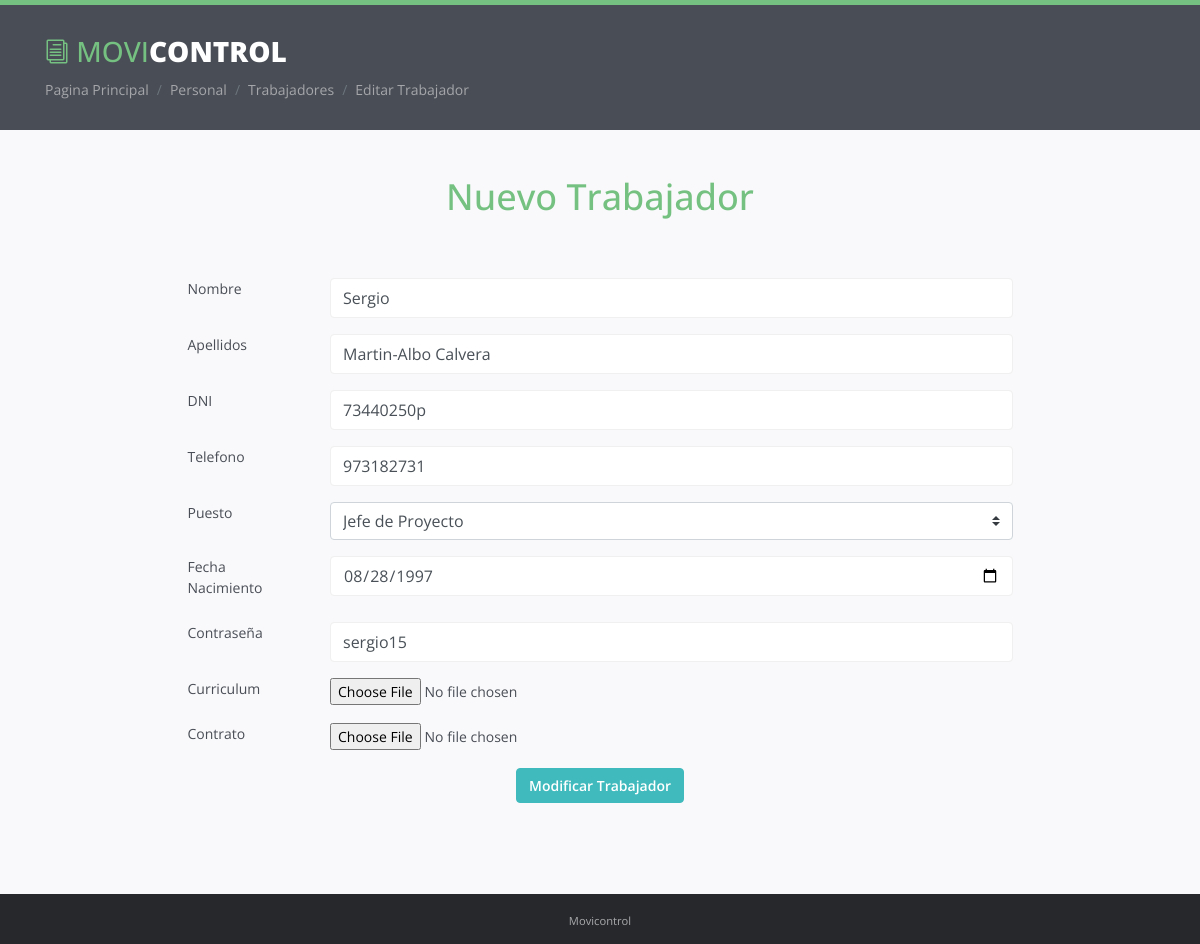
The app's page /Personal/trabajadores/editTrabajador.php?dni=73440250p (signed in) with its own data.
### tables this page shows
CREATE TABLE `trabajadores` (
  `dni` varchar(9) NOT NULL,
  `nombre` varchar(20) NOT NULL,
  `apellido` varchar(60) NOT NULL,
  `telefono` varchar(9) NOT NULL,
  `fecNac` date NOT NULL,
  `password` varchar(30) NOT NULL,
  `idPuesto` int(11) NOT NULL,
  `curriculum` text NOT NULL,
  `contrato` text NOT NULL
);

### Personal/trabajadores/editTrabajador.php (the view, shortened to what this page needs)
<?php
include("../../conexion.php");
$dni = $_GET['dni'];
?>
<!DOCTYPE html>
<html lang="en">
<head>
    <link rel="stylesheet" href="../../assets/plugins/bootstrap/css/bootstrap.min.css">
    <link rel="stylesheet" href="../../assets/plugins/prism/prism.css">
    <link rel="stylesheet" href="../../assets/plugins/lightbox/dist/ekko-lightbox.css">
    <link rel="stylesheet" href="../../assets/plugins/elegant_font/css/style.css">
    <link id="theme-style" rel="stylesheet" href="../../assets/css/styles.css">
</head>
<body class="body-green">
        <header id="header" class="header">
            <div class="container">
                <div class="branding">
                    <h1 class="logo">
                        <a href="../../principal.php">
                            <span aria-hidden="true" class="icon_documents_alt icon"></span>
                            <span class="text-highlight">Movi</span><span class="text-bold">Control</span>
                        </a>
                    </h1>
                </div>
                <ol class="breadcrumb">
                    <li class="breadcrumb-item"><a href="../../principal.php">Pagina Principal</a></li>
                    <li class="breadcrumb-item"><a href="../menuPersonal.php">Personal</a></li>
                    <li class="breadcrumb-item"><a href="../verTrabajadores.php">Trabajadores</a></li>
                    <li class="breadcrumb-item active">Editar Trabajador</a></li>
                </ol>
            </div>
        </header>
        <div class="doc-wrapper">
            <div class="container">
                <div id="doc-header" class="doc-header text-center">
                    <h1 class="doc-title">Nuevo Trabajador</h1>
                </div>
                <div class="doc-body row justify-content-md-center" >
                    <div class="doc-content col-md-9 col-12 order-1">
                        <div class="content-inner">
                            <section id="dashboards" class="doc-section">
                                <div class="section-block">
                                    <form name="edit" method="POST" action="editTrabajadorBD.php">
                                        <?php
                                            $sql = "SELECT * FROM trabajadores WHERE dni = '$dni'";
                                            $registros=mysqli_query($conexion,$sql);
                                            while ($linea=mysqli_fetch_array($registros))
                                            {
                                                ?>
                                            <div class="form-group row justify-content-md-center">
                                                <label  class="col-sm-2 form-control-label">Nombre</label>
                                                <div class="col-sm-10">
                                                    <input type="text" class="form-control" name="nombre" value="<?php echo $linea['nombre'] ?>">
                                                </div>
                                            </div>
                                            <div class="form-group row justify-content-md-center">
                                                <label  class="col-sm-2 form-control-label">Apellidos</label>
                                                <div class="col-sm-10">
                                                    <input type="text" class="form-control" name="apellidos" value="<?php echo $linea['apellido'] ?>">
                                                </div>
                                            </div>
                                            <div class="form-group row justify-content-md-center">
                                                <label  class="col-sm-2 form-control-label">DNI</label>
                                                <div class="col-sm-10">
                                                    <input type="text" class="form-control" name="dni" value="<?php echo $linea['dni'] ?>" >
                                                </div>
                                            </div>
                                            <div class="form-group row justify-content-md-center">
                                                <label  class="col-sm-2 form-control-label">Telefono</label>
                                                <div class="col-sm-10">
                                                    <input type="text" class="form-control" name="telefono" value="<?php echo $linea['telefono'] ?>">
                                                </div>
                                            </div>
                                            <div class="form-group row justify-content-md-center">
                                                <label  class="col-sm-2 form-control-label">Puesto</label>
                                                <div class="col-sm-10">
                                                    <select class="custom-select" name="puesto">
                                                        <?php
                                                            $sqlPuesto = "SELECT * FROM puestos";
                                                             $registrosPuesto=mysqli_query($conexion,$sqlPuesto);
                                                             while ($lineaPuesto=mysqli_fetch_array($registrosPuesto)) {
                                                                if ($linea['idPuesto'] != $lineaPuesto['idPuesto']) {
                                                                    echo "
                                                                    <option value='$lineaPuesto[idPuesto]'>$lineaPuesto[puesto]</option>";
                                                                }else{
                                                                    echo "<option value='$lineaPuesto[idPuesto]' selected>$lineaPuesto[puesto]</option>";
                                                                }
                                                             }
                                                         ?>
                                                    </select>
                                                </div>
                                            </div>
                                            <div class="form-group row justify-content-md-center">
                                                <label  class="col-sm-2 form-control-label">Fecha Nacimiento</label>
                                                <div class="col-sm-10">
                                                    <input type="date" class="form-control" id="date"  name="fecNac" value="<?php echo $linea['fecNac'] ?>">
                                                </div>
                                            </div>
                                            <div class="form-group row justify-content-md-center">
                                                <label  class="col-sm-2 form-control-label">Contraseña</label>
                                                <div class="col-sm-10">
                                                    <input type="text" class="form-control"  name="pass" value="<?php echo $linea['password'] ?>">
                                                </div>
                                            </div>
                                            <div class="form-group row justify-content-md-center">
                                                <label  class="col-sm-2 form-control-label">Curriculum</label>
                                                <div class="col-sm-10">
                                                    <input type="file" id="file" name="curriculum"  value="<?php echo $linea['curriculum'] ?>" />
                                                </div>
                                            </div>
                                            <div class="form-group row justify-content-md-center">
                                                <label for="inputEmail3" class="col-sm-2 form-control-label">Contrato</label>
                                                <div class="col-sm-10">
                                                     <input type="file" id="file" name="contrato"   value="<?php echo $linea['contrato'] ?>" />
                                                </div>
                                            </div>
                                            <div class="form-group row justify-content-md-center">
                                                <div class="col-sm-offset-6 ">
                                                    <button type="submit" class="btn btn-primary">Modificar Trabajador</button>
                                                </div>
                                            </div>
                                        <?php
                                            }
                                        ?>
                                    </form>
                                </div>
                            </section>
                        </div>
                    </div>
                </div>
            </div>
        </div>
    <footer id="footer" class="footer text-center">
        <div class="container">
            <small class="copyright">Movicontrol</small>
        </div>
    </footer>
</body>
</html>

### assets/css/styles.css (style rules this page uses)
body { font-family: 'Open Sans', arial, sans-serif; color: #494d55; font-size: 14px; -webkit-font-smoothing: antialiased; -moz-osx-font-smoothing: grayscale; }
html, body { height: 100%; }
.footer { height: 50px; }
a { color: #3aa7aa; -webkit-transition: all 0.4s ease-in-out; -moz-transition: all 0.4s ease-in-out; -ms-transition: all 0.4s ease-in-out; -o-transition: all 0.4s ease-in-out; }
.btn, a.btn { -webkit-transition: all 0.4s ease-in-out; -moz-transition: all 0.4s ease-in-out; -ms-transition: all 0.4s ease-in-out; -o-transition: all 0.4s ease-in-out; font-weight: 600; font-size: 14px; line-height: 1.5; }
.btn-primary, a.btn-primary { background: #40babd; border: 1px solid #40babd; color: #fff !important; }
.form-control { -webkit-box-shadow: none; -moz-box-shadow: none; box-shadow: none; height: 40px; border-color: #f0f0f0; }
input[type="text"], input[type="email"], input[type="password"], input[type="submit"], input[type="button"], textarea, select { appearance: none; -webkit-appearance: none; }
.header { background: #494d55; color: rgba(255, 255, 255, 0.85); border-top: 5px solid #40babd; padding: 30px 0; }
.header a { color: #fff; }
.header .container { position: relative; }
.branding { text-transform: uppercase; margin-bottom: 10px; }
.branding .logo { font-size: 28px; margin-top: 0; margin-bottom: 0; }
.branding .logo a { text-decoration: none; }
.branding .text-highlight { color: #40babd; }
.body-green .branding .text-highlight { color: #75c181; }
.branding .text-bold { font-weight: 800; color: #fff; }
.branding .icon { font-size: 24px; color: #40babd; }
.body-green .branding .icon { color: #75c181; }
.breadcrumb { background: none; margin-bottom: 0; padding: 0; }
.breadcrumb li { color: rgba(255, 255, 255, 0.5); }
.breadcrumb li.active { color: rgba(255, 255, 255, 0.5); }
.breadcrumb li a { color: rgba(255, 255, 255, 0.5); }
.breadcrumb > li + li:before { color: rgba(0, 0, 0, 0.4); }
.footer { background: #26282c; color: rgba(255, 255, 255, 0.6); padding: 15px 0; }
.doc-wrapper { padding: 45px 0; background: #f9f9fb; }
.doc-body { position: relative; }
.doc-header { margin-bottom: 30px; }
.doc-header .doc-title { color: #40babd; margin-top: 0; font-size: 36px; }
.body-green .doc-header .doc-title { color: #75c181; }
.doc-section { padding-top: 15px; padding-bottom: 15px; }
.section-block { padding-top: 15px; padding-bottom: 15px; }
.body-green .header { border-color: #75c181; }
.body-green a { color: #75c181; }

### records on screen
trabajadores: nombre "Sergio", apellidos "Martin-Albo Calvera", dni "73440250p", telefono "973182731", fecNac "08/28/1997", pass "sergio15"

### other values on screen
form field puesto "Jefe de Proyecto"
